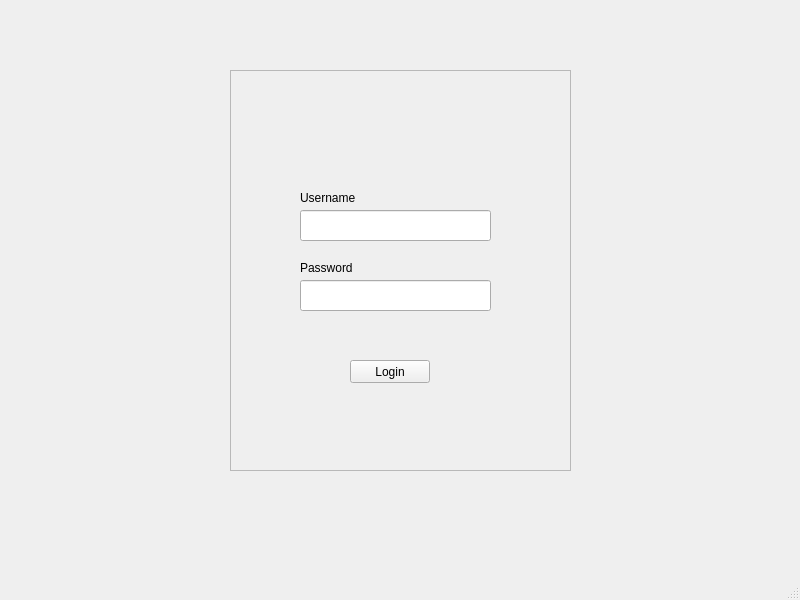
<?xml version="1.0" encoding="UTF-8"?>
<ui version="4.0">
 <class>MainWindow</class>
 <widget class="QMainWindow" name="MainWindow">
  <property name="geometry">
   <rect>
    <x>0</x>
    <y>0</y>
    <width>800</width>
    <height>600</height>
   </rect>
  </property>
  <property name="windowTitle">
   <string>Login Page</string>
  </property>
  <widget class="QWidget" name="centralwidget">
   <widget class="QFrame" name="frame">
    <property name="geometry">
     <rect>
      <x>230</x>
      <y>70</y>
      <width>341</width>
      <height>401</height>
     </rect>
    </property>
    <property name="frameShape">
     <enum>QFrame::StyledPanel</enum>
    </property>
    <property name="frameShadow">
     <enum>QFrame::Raised</enum>
    </property>
    <widget class="QLineEdit" name="lineEdit">
     <property name="geometry">
      <rect>
       <x>70</x>
       <y>140</y>
       <width>191</width>
       <height>31</height>
      </rect>
     </property>
    </widget>
    <widget class="QLineEdit" name="lineEdit_2">
     <property name="geometry">
      <rect>
       <x>70</x>
       <y>210</y>
       <width>191</width>
       <height>31</height>
      </rect>
     </property>
    </widget>
    <widget class="QLabel" name="label">
     <property name="geometry">
      <rect>
       <x>70</x>
       <y>120</y>
       <width>71</width>
       <height>16</height>
      </rect>
     </property>
     <property name="text">
      <string>Username</string>
     </property>
    </widget>
    <widget class="QLabel" name="label_2">
     <property name="geometry">
      <rect>
       <x>70</x>
       <y>190</y>
       <width>81</width>
       <height>16</height>
      </rect>
     </property>
     <property name="text">
      <string>Password</string>
     </property>
    </widget>
    <widget class="QPushButton" name="pushButton">
     <property name="geometry">
      <rect>
       <x>120</x>
       <y>290</y>
       <width>80</width>
       <height>23</height>
      </rect>
     </property>
     <property name="text">
      <string>Login</string>
     </property>
    </widget>
   </widget>
  </widget>
  <widget class="QMenuBar" name="menubar">
   <property name="geometry">
    <rect>
     <x>0</x>
     <y>0</y>
     <width>800</width>
     <height>20</height>
    </rect>
   </property>
  </widget>
  <widget class="QStatusBar" name="statusbar"/>
 </widget>
 <resources/>
 <connections/>
</ui>
